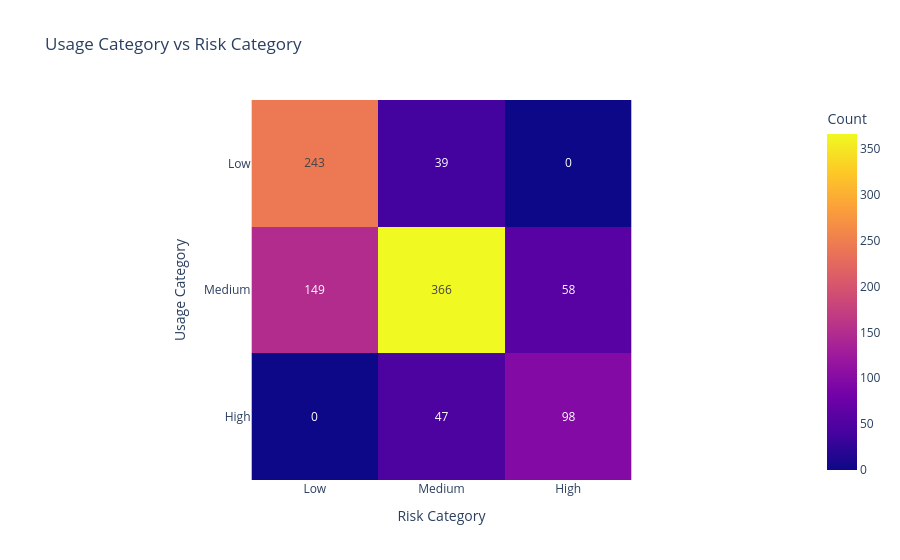

The notebook cell this image was saved under:
### Markdown cell above
## Q46. Interactive Heatmap: Usage Category vs Risk Category

### Request
Create an interactive heatmap from the cross-tab table.

### Why we do this
The heatmap shows which usage-risk combinations are most common.

### Code cell
heatmap_data = pd.crosstab(df["usage_category"], df["risk_category"])
heatmap_data = heatmap_data.reindex(index=usage_order, columns=risk_order)

fig = px.imshow(
    heatmap_data,
    text_auto=True,
    title="Usage Category vs Risk Category",
    labels=dict(x="Risk Category", y="Usage Category", color="Count")
)

fig.show()

### Figure 1 — Plotly figure (JSON) as saved in the notebook; plotly's stock layout.template omitted (floating-point values rounded to 4 significant figures)
{"data": [{"coloraxis": "coloraxis", "name": "0", "texttemplate": "%{z}", "x": ["Low", "Medium", "High"], "y": ["Low", "Medium", "High"], "z": [[243, 39, 0], [149, 366, 58], [0, 47, 98]], "type": "heatmap", "xaxis": "x", "yaxis": "y", "hovertemplate": "Risk Category: %{x}<br>Usage Category: %{y}<br>Count: %{z}<extra></extra>"}], "layout": {"xaxis": {"anchor": "y", "domain": [0.0, 1.0], "scaleanchor": "y", "constrain": "domain", "title": {"text": "Risk Category"}}, "yaxis": {"anchor": "x", "domain": [0.0, 1.0], "autorange": "reversed", "constrain": "domain", "title": {"text": "Usage Category"}}, "coloraxis": {"colorbar": {"title": {"text": "Count"}}, "colorscale": [[0.0, "#0d0887"], [0.1111, "#46039f"], [0.2222, "#7201a8"], [0.3333, "#9c179e"], [0.4444, "#bd3786"], [0.5556, "#d8576b"], [0.6667, "#ed7953"], [0.7778, "#fb9f3a"], [0.8889, "#fdca26"], [1.0, "#f0f921"]]}, "title": {"text": "Usage Category vs Risk Category"}}}
